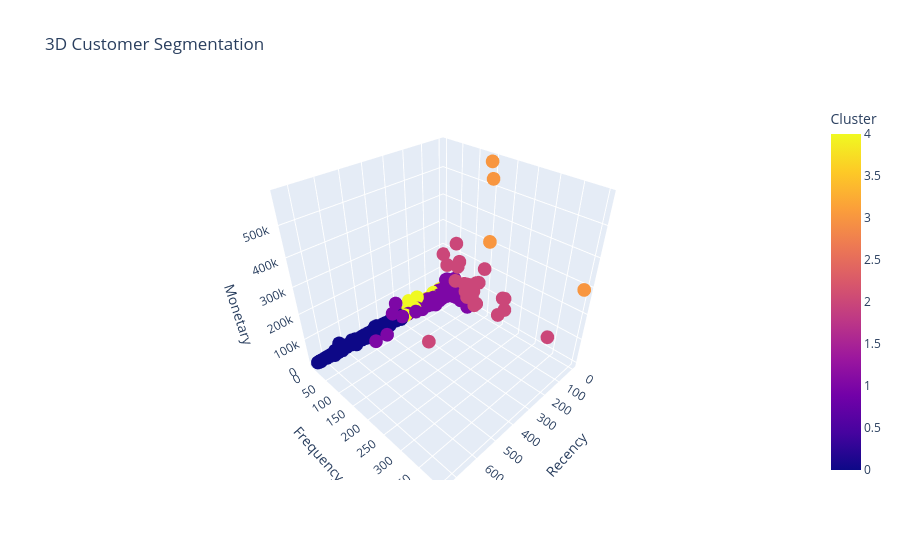

The notebook cell this image was saved under:
### Markdown cell above
# Cluster Analysis

Each cluster is analyzed using average customer metrics including:

- Recency
- Frequency
- Monetary Value
- Customer Score

This helps assign meaningful business interpretations to each customer segment.

### Code cell
fig = px.scatter_3d(
    customer_df,
    x='Recency',
    y='Frequency',
    z='Monetary',
    color='Cluster',
    title='3D Customer Segmentation'
)

fig.show()

### Figure 1 — Plotly figure (JSON) as saved in the notebook; plotly's stock layout.template omitted (floating-point values rounded to 4 significant figures; data arrays with more than 128 entries replaced by an {"elided": "..."} marker saying what was removed)
{"data": [{"hovertemplate": "Recency=%{x}<br>Frequency=%{y}<br>Monetary=%{z}<br>Cluster=%{marker.color}<extra></extra>", "legendgroup": "", "marker": {"color": {"elided": "5878 int values"}, "coloraxis": "coloraxis", "symbol": "circle"}, "mode": "markers", "name": "", "scene": "scene", "showlegend": false, "type": "scatter3d", "x": {"elided": "5878 int values"}, "y": {"elided": "5878 int values"}, "z": {"elided": "5878 float values"}}], "layout": {"coloraxis": {"colorbar": {"title": {"text": "Cluster"}}, "colorscale": [[0, "#0d0887"], [0.1111, "#46039f"], [0.2222, "#7201a8"], [0.3333, "#9c179e"], [0.4444, "#bd3786"], [0.5556, "#d8576b"], [0.6667, "#ed7953"], [0.7778, "#fb9f3a"], [0.8889, "#fdca26"], [1, "#f0f921"]]}, "legend": {"tracegroupgap": 0}, "scene": {"domain": {"x": [0, 1], "y": [0, 1]}, "xaxis": {"title": {"text": "Recency"}}, "yaxis": {"title": {"text": "Frequency"}}, "zaxis": {"title": {"text": "Monetary"}}}, "title": {"text": "3D Customer Segmentation"}}}
